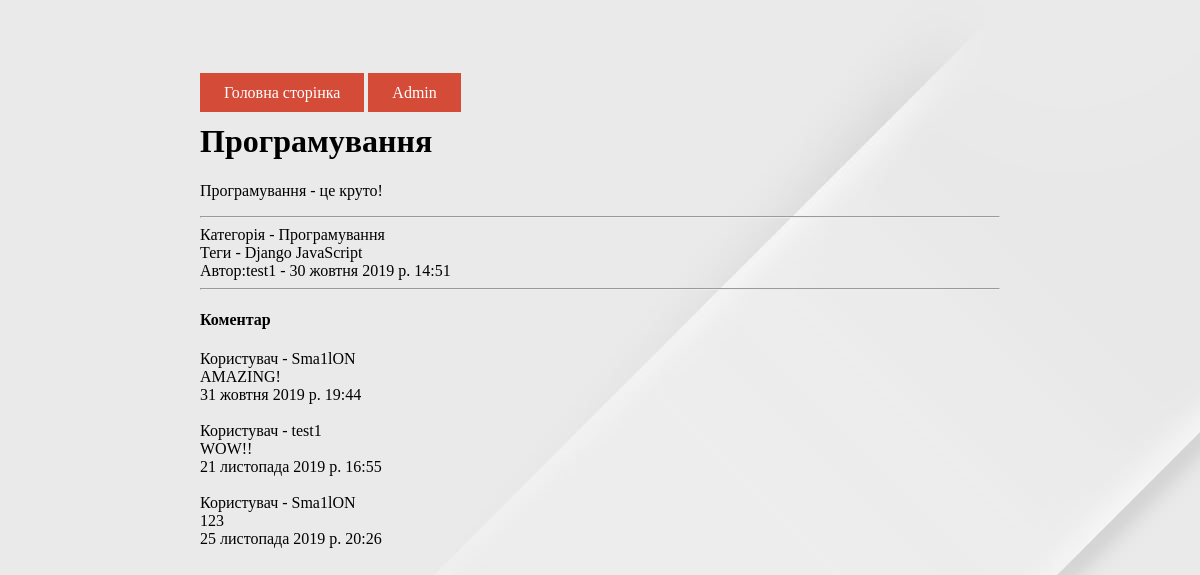
The app's page /single/1 with its own data.
### blog/models.py (models this page shows, shortened)
class Blog(models.Model):
    user = models.ForeignKey(
        User,
        verbose_name="Автор",
        on_delete=models.CASCADE, default="")
    category = models.ForeignKey(
        Category,
        verbose_name="Категорія",
        on_delete=models.SET_NULL,
        null=True)
    title = models.CharField("Заголовок", max_length=70, default="")
    text_min = models.TextField("Текст", max_length=200, default="")
    text = models.TextField("Текст новини", default="")
    tags = models.ManyToManyField(Tag, verbose_name="Теги")
    created = models.DateTimeField("Дата створення", default=timezone.now)
    description = models.CharField("Опис", max_length=100, default="")
    keywords = models.CharField("Ключові слова", max_length=50, default="")
    class Meta:
        verbose_name = "Стаття"
        verbose_name_plural = "Статьї"

class Category(models.Model):
    title = models.CharField("Назва", max_length=50)
    class Meta:
        verbose_name = "Категорія"
        verbose_name_plural = "Категорії"
    def __str__(self):
        return self.title

class Tag(models.Model):
    title = models.CharField("Тег", max_length=50)
    class Meta:
        verbose_name = "Тег"
        verbose_name_plural = "Теги"

class Comments(models.Model):
    user = models.ForeignKey(
        User,
        verbose_name="Користувач",
        on_delete=models.CASCADE)
    new = models.ForeignKey(
        Blog,
        verbose_name="Новина",
        on_delete=models.CASCADE)
    text = models.TextField("Коментар")
    created = models.DateTimeField("Дата добавлення", auto_now_add=True, null=True)
    moderation = models.BooleanField("Модерація", default=False)
    class Meta:
        verbose_name = "Коментар"
        verbose_name_plural = "Коментарі"

### blog/views.py (the view)
# urls.py: path('single/<int:pk>', views.blog_detail, name="blog_detail"),
def blog_detail(request, pk):
    new = get_object_or_404(Blog, id=pk)
    comment = Comments.objects.filter(new=pk)
    if request.method == "POST":
        form = CommentForms(request.POST)
        if form.is_valid():
            form = form.save(commit=False)
            form.user = request.user
            form.new = new
            form.save()
            return redirect(blog_detail, pk)
    else:
        form = CommentForms()
    return render(request, "blog/blog_detail.html",
                  {"new": new,
                   "comments": comment,
                   "form": form})

### templates/blog/blog_detail.html (shortened to what this page needs)
{% extends 'blog/base.html' %}
  {% load staticfiles %}
{% block content %}
    <h1>{{ new.title }}</h1>
    <p class="goo">{{ new.text }}</p><hr>
    Категорія - {{ new.category}}<br>
    Теги - {% for tag in new.tags.all %}
                 {{tag.title}}
            {% endfor %} <br>
    Автор:{{ new.user}} - {{ new.created}}<hr>
    <h4 class="goo">Коментар</h4>
    {% for comment in comments %}
        Користувач - {{comment.user}}<br>
        {{comment.text}}<br>
        {{comment.created}}<br>
        <br>
    {% endfor %}
{% endblock content %}

### static/css/web.css (style rules this page uses)
body { padding: 7.5vh 100px 0 100px; font-family: var(--font); }

### records on screen
Blog: title "Програмування", text "Програмування - це круто!", category "Програмування", user "test1", created "30 жовтня 2019 р. 14:51"
Tag: title "Django"
Tag: title "JavaScript"
Comments: user "Sma1lON", text "AMAZING!", created "31 жовтня 2019 р. 19:44"
Comments: user "test1", text "WOW!!", created "21 листопада 2019 р. 16:55"
Comments: user "Sma1lON", text "123", created "25 листопада 2019 р. 20:26"
